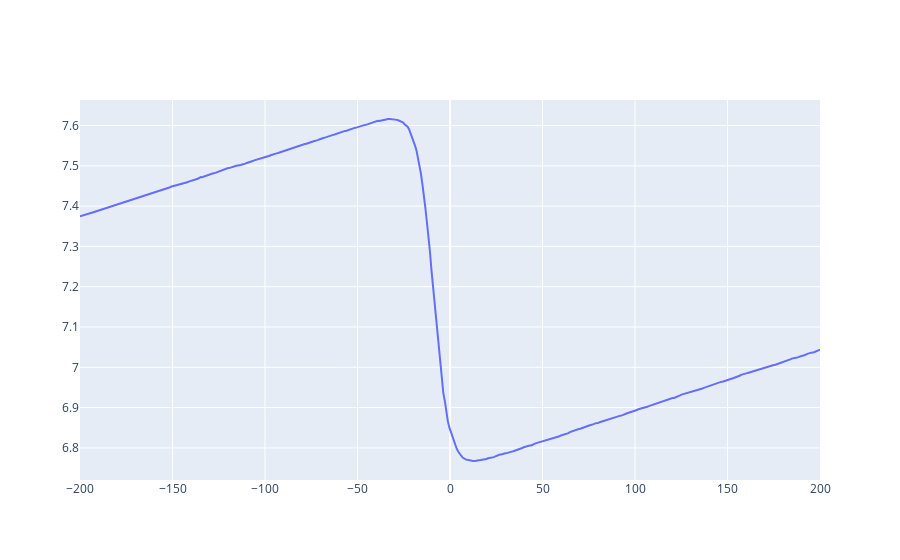

Write notebook code for a chart like this one.
### Code cell
import plotly.graph_objects as go
all_avg.shape
fig = go.Figure()
fig.add_trace(go.Scatter(x=data_x, y=np.mean(all_avg, axis=1)))
fig.show()

### Figure 1 — Plotly figure (JSON) as saved in the notebook; plotly's stock layout.template omitted (floating-point values rounded to 4 significant figures; data arrays with more than 128 entries replaced by an {"elided": "..."} marker saying what was removed)
{"data": [{"x": {"elided": "498 float values"}, "y": {"elided": "498 float values"}, "type": "scatter"}], "layout": {}}
